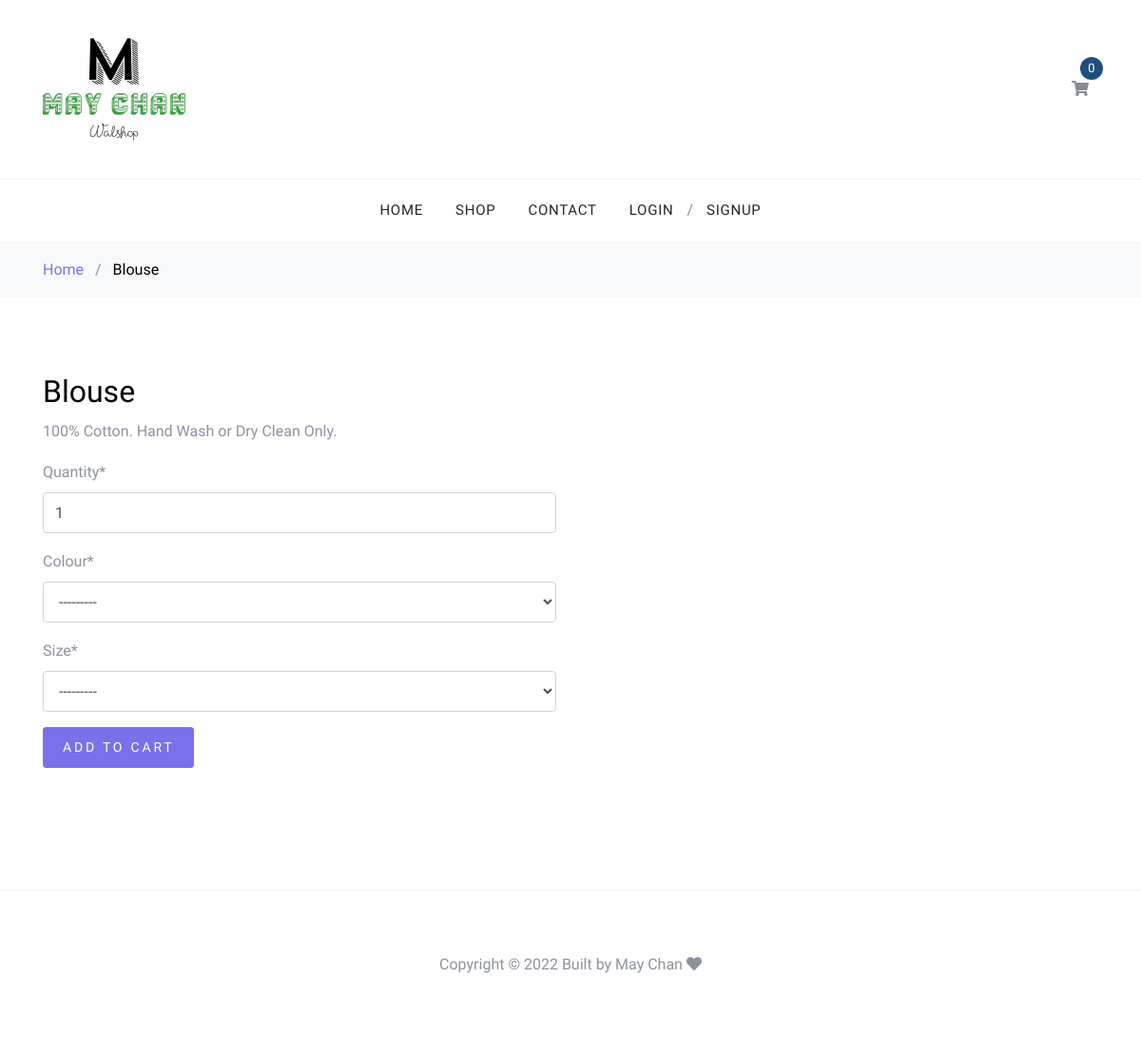
Screenshot of /cart/shop/Blouse/ with the database file from the repository.
### cart/models.py (models this page shows, shortened)
class Order(models.Model):
    user = models.ForeignKey(
        User, blank=True, null=True, on_delete=models.CASCADE)
    start_date = models.DateTimeField(auto_now_add=True)
    ordered_date = models.DateTimeField(blank=True, null=True)
    ordered = models.BooleanField(default=False)
    billing_address = models.ForeignKey(
        Address, related_name='billing_address', blank=True, null=True, on_delete=models.SET_NULL)
    shipping_address = models.ForeignKey(
        Address, related_name='shipping_address', blank=True, null=True, on_delete=models.SET_NULL)

class Product(models.Model):
    title = models.CharField(max_length=150)
    slug = models.SlugField(unique=True)
    price = models.IntegerField(default=0)  # price set in cents
    description = models.TextField()
    created = models.DateTimeField(auto_now_add=True)
    updated = models.DateTimeField(auto_now=True)
    active = models.BooleanField(default=False)
    available_colours = models.ManyToManyField(ColourVariation)
    available_sizes = models.ManyToManyField(SizeVariation)
    primary_category = models.ForeignKey(
        Category, on_delete=models.CASCADE)

### cart/views.py (the view, shortened to what this page needs)
# urls.py: path("shop/<slug>/", views.ProductDetailView.as_view(), name='product-detail'),
class ProductDetailView(generic.FormView):
    template_name = 'cart/product_detail.html'
    form_class = AddToCartForm
    def get_object(self):
        return get_object_or_404(Product, slug=self.kwargs["slug"])
    def get_form_kwargs(self):
        kwargs = super(ProductDetailView, self).get_form_kwargs()
        kwargs["product_id"] = self.get_object().id
        return kwargs
    def get_context_data(self, **kwargs):
        context = super(ProductDetailView, self).get_context_data(**kwargs)
        context['product'] = self.get_object()
        return context

### cart/forms.py
class AddToCartForm(forms.ModelForm):
    colour = forms.ModelChoiceField(queryset=ColourVariation.objects.none())
    size = forms.ModelChoiceField(queryset=SizeVariation.objects.none())
    class Meta:
        model = OrderItem
        fields = ["quantity", "colour", "size"]
    def __init__(self, *args, **kwargs):
        product_id = kwargs.pop('product_id')
        product = Product.objects.get(id=product_id)
        super().__init__(*args, **kwargs)
        self.fields['colour'].queryset = product.available_colours.all()
        self.fields['size'].queryset = product.available_sizes.all()

### cart/models.py (called while the page is built)
    def __str__(self):
        return self.name

    def __str__(self):
        return self.name

### cart/templatetags/cart_template_tags.py (called while the page is built)
@register.filter
def cart_item_count(request):
    order = get_or_set_order_session(request)
    count = order.items.count()
    return count

### cart/utils.py (called while the page is built, shortened)
def get_or_set_order_session(request):
    order_id = request.session.get('order_id', None)
    if order_id is None:
        order = Order()
        order.save()
        request.session['order_id'] = order.id
    if request.user.is_authenticated and order.user is None:
        order.user = request.user
        order.save()
    return order

### templates/cart/product_detail.html
{% extends 'base.html' %} {% load crispy_forms_tags %} {% block content %}
<div class="bg-light py-3">
  <div class="container">
    <div class="row">
      <div class="col-md-12 mb-0">
        <a href="{% url 'home' %}">Home</a>
        <span class="mx-2 mb-0">/</span>
        <strong class="text-black">{{product.title}}</strong>
      </div>
    </div>
  </div>
</div>
<div class="site-section">
  <div class="container">
    <div class="row mb-5">
      <div class="col-md-6">
        <h2 class="text-black">{{ product.title }}</h2>
        <p>{{product.description}}</p>
        <form method="POST">
          {% csrf_token %} {{ form|crispy }}
          <button type="submit" class="btn btn-sm btn-primary buy-now">
            Add to Cart
          </button>
        </form>
      </div>
    </div>
  </div>
</div>
{% endblock content %}

### templates/base.html (shortened to what this page needs)
{% load static %} {% load cart_template_tags %}
<!DOCTYPE html>
<html lang="en">
  <head>
    <link rel="stylesheet" href="{% static 'fonts/icomoon/style.css' %}" />
    <link rel="stylesheet" href="{% static 'css/bootstrap.min.css' %}" />
    <link rel="stylesheet" href="{% static 'css/magnific-popup.css' %}" />
    <link rel="stylesheet" href="{% static 'css/jquery-ui.css' %}" />
    <link rel="stylesheet" href="{% static 'css/owl.carousel.min.css' %}" />
    <link
      rel="stylesheet"
      href="{% static 'css/owl.theme.default.min.css' %}"
    />
    <link rel="stylesheet" href="{% static 'css/style.css' %}" />
    <link
      rel="stylesheet"
      href="https://cdnjs.cloudflare.com/ajax/libs/font-awesome/5.12.1/css/all.min.css"
    />
  </head>
  <body>
    <div class="site-wrap">
      <header class="site-navbar" role="banner">
        <div class="site-navbar-top">
          <div class="container">
            <div class="row align-items-center">
              <div
                class="col-6 col-md-8 mb-3 mb-md-0 col-md-4 order-1 order-md-2"
              >
                <div>
                  <a href="{% url 'home' %}">
                    <img
                      class="img-fluid"
                      src="{% static 'images/logo.jpeg' %}"
                      style="max-width: 150px"
                    />
                  </a>
                </div>
              </div>
              <div class="col-6 col-md-4 order-3 order-md-3 text-right">
                <div class="site-top-icons">
                  <ul>
                    <li>
                      <a href="{% url 'cart:summary' %}" class="site-cart">
                        <span><i class="fas fa-shopping-cart"></i></span>
                        <span class="count">{{request|cart_item_count}}</span>
                      </a>
                    </li>
                  </ul>
                </div>
              </div>
            </div>
          </div>
        </div>
        {% include 'navbar.html' %}
      </header>
      {% block content %} {% endblock content %} {% include 'footer.html' %}
    </div>
  </body>
</html>

### static/css/style.css (style rules this page uses)
body { line-height: 1.7; color: #8c92a0; font-weight: 300; font-size: 16px; }
a { -webkit-transition: .3s all ease; -o-transition: .3s all ease; transition: .3s all ease; }
.text-black { color: #000; }
.site-wrap:before { -webkit-transition: .3s all ease-in-out; -o-transition: .3s all ease-in-out; transition: .3s all ease-in-out; background: rgba(0, 0, 0, 0.6); content: ""; position: absolute; z-index: 2000; top: 0; left: 0; right: 0; bottom: 0; opacity: 0; visibility: hidden; }
.btn { text-transform: uppercase; position: relative; -webkit-transition: 0.2s all ease-in-out !important; -o-transition: 0.2s all ease-in-out !important; transition: 0.2s all ease-in-out !important; top: 0; letter-spacing: .05em; }
.btn.btn-sm { font-size: 14px !important; padding: 10px 20px !important; }
.btn.btn-primary { font-size: 17px; font-weight: 300; letter-spacing: .2em; }
.form-control { height: 43px; }
.site-section { padding: 2.5em 0; }
@media (min-width: 768px) { .site-section { padding: 5em 0; } }
.site-navbar { background: #fff; margin-bottom: 0px; z-index: 1999; position: relative; }
.site-navbar .site-navbar-top { border-bottom: 1px solid #f3f3f4; padding-top: 20px; padding-bottom: 20px; margin-bottom: 0px; }
@media (min-width: 768px) { .site-navbar .site-navbar-top { padding-top: 40px; padding-bottom: 40px; } }
.site-navbar a { color: #868995; }
.site-navbar .site-top-icons ul, .site-navbar .site-top-icons ul li { padding: 0; margin: 0; list-style: none; }
.site-navbar .site-top-icons ul li { display: inline-block; }
.site-navbar .site-top-icons ul li a { margin-right: 10px; }
.site-navbar .site-top-icons ul li a.site-cart { display: block; position: relative; }
.site-navbar .site-top-icons ul li a.site-cart .count { position: absolute; top: 0; right: 0; margin-right: -15px; margin-top: -20px; font-size: 13px; width: 24px; height: 24px; line-height: 24px; border-radius: 50%; display: block; text-align: center; background: #1f4f7c; color: #fff; -webkit-transition: .2s all ease-in-out; -o-transition: .2s all ease-in-out; transition: .2s all ease-in-out; }

### rows the page displays
Product: title "Blouse", description "100% Cotton. Hand Wash or Dry Clean Only."
